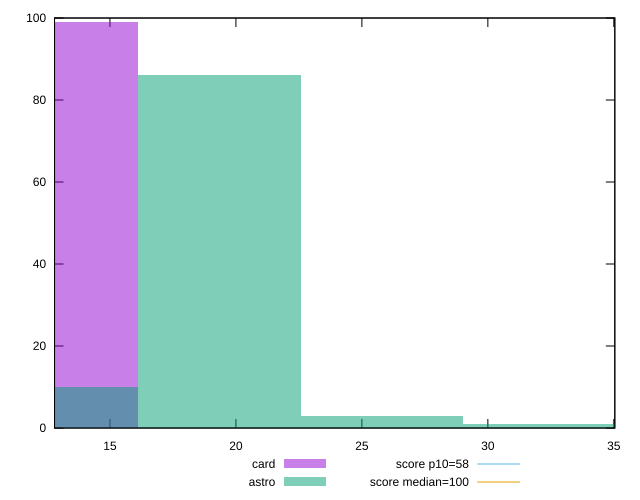

Write gnuplot code to recreate this figure.
reset

$card <<EOF
12.893896202280756 99
EOF

$astro <<EOF
32.234740505701886 1
12.893896202280756 10
19.340844303421132 86
25.78779240456151 3
EOF

set key outside below
set boxwidth 6.446948101140378
set xrange [12.8:35.04]
set yrange [0:100]
set trange [0:100]
set style fill transparent solid 0.5 noborder

set parametric
set terminal svg size 640, 500 enhanced background rgb 'white'
set output "reports/report_00030_2021-02-24T20-42-31.540Z/estimated-input-latency/comparison/histogram/2_vs_3.svg"

plot $card title "card" with boxes, \
     $astro title "astro" with boxes, \
     58,t title "score p10=58", \
     100,t title "score median=100"

reset
